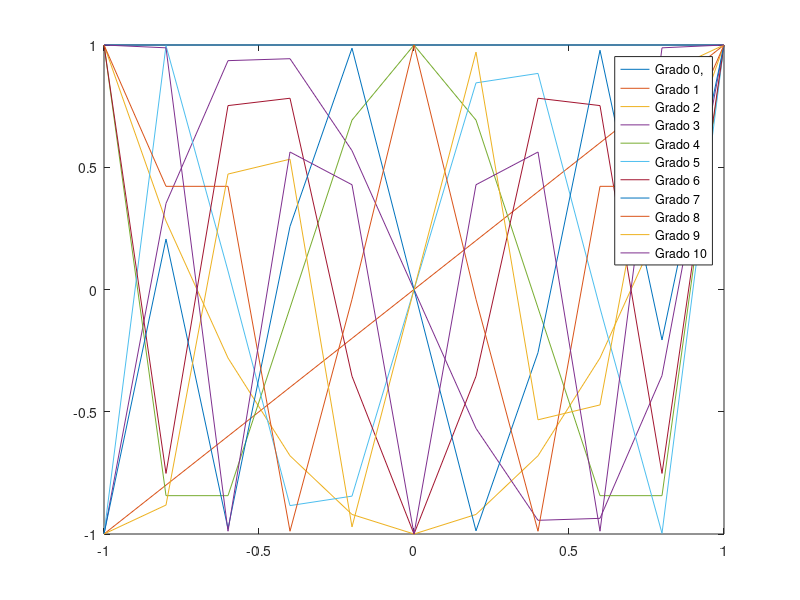

Here is the MATLAB script that generated this plot:
close all
clear all
clc

x=linspace(-1,1,11);
t=ones(11);

t(1,:)=1;
t(2,:)=x;

% Formula di ricorrenza è definita come T(i+1)=2xT(i)-T(i-1)
for i=2:10
    t(i+1,:)=2*x.*t(i,:)-t(i-1,:);
end

for i=1:11
    plot(x,t(i,:));
    hold on
    pause
end

legend("Grado 0,","Grado 1", "Grado 2", "Grado 3", "Grado 4", "Grado 5", "Grado 6", "Grado 7", "Grado 8", "Grado 9", "Grado 10");
